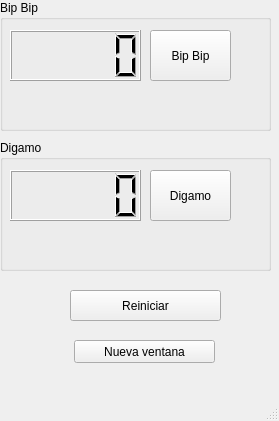
<?xml version="1.0" encoding="UTF-8"?>
<ui version="4.0">
 <class>MainWindow</class>
 <widget class="QMainWindow" name="MainWindow">
  <property name="geometry">
   <rect>
    <x>0</x>
    <y>0</y>
    <width>279</width>
    <height>421</height>
   </rect>
  </property>
  <property name="minimumSize">
   <size>
    <width>279</width>
    <height>384</height>
   </size>
  </property>
  <property name="maximumSize">
   <size>
    <width>1000</width>
    <height>1000</height>
   </size>
  </property>
  <property name="mouseTracking">
   <bool>true</bool>
  </property>
  <property name="windowTitle">
   <string>MainWindow</string>
  </property>
  <widget class="QWidget" name="centralwidget">
   <widget class="QPushButton" name="pushButton_reset">
    <property name="geometry">
     <rect>
      <x>70</x>
      <y>290</y>
      <width>151</width>
      <height>31</height>
     </rect>
    </property>
    <property name="text">
     <string>Reiniciar</string>
    </property>
   </widget>
   <widget class="QWidget" name="verticalLayoutWidget">
    <property name="geometry">
     <rect>
      <x>0</x>
      <y>0</y>
      <width>271</width>
      <height>131</height>
     </rect>
    </property>
    <layout class="QVBoxLayout" name="verticalLayout">
     <item>
      <widget class="QGroupBox" name="groupBox">
       <property name="title">
        <string>Bip Bip</string>
       </property>
       <widget class="QLCDNumber" name="lcdNumber_bip">
        <property name="geometry">
         <rect>
          <x>10</x>
          <y>30</y>
          <width>131</width>
          <height>51</height>
         </rect>
        </property>
        <property name="layoutDirection">
         <enum>Qt::LeftToRight</enum>
        </property>
       </widget>
       <widget class="QPushButton" name="pushButton_more_bip">
        <property name="geometry">
         <rect>
          <x>150</x>
          <y>30</y>
          <width>81</width>
          <height>51</height>
         </rect>
        </property>
        <property name="text">
         <string>Bip Bip</string>
        </property>
       </widget>
      </widget>
     </item>
    </layout>
   </widget>
   <widget class="QWidget" name="verticalLayoutWidget_2">
    <property name="geometry">
     <rect>
      <x>0</x>
      <y>140</y>
      <width>271</width>
      <height>131</height>
     </rect>
    </property>
    <layout class="QVBoxLayout" name="verticalLayout_3">
     <item>
      <widget class="QGroupBox" name="groupBox_2">
       <property name="title">
        <string>Digamo</string>
       </property>
       <widget class="QLCDNumber" name="lcdNumber_digamo">
        <property name="geometry">
         <rect>
          <x>10</x>
          <y>30</y>
          <width>131</width>
          <height>51</height>
         </rect>
        </property>
       </widget>
       <widget class="QPushButton" name="pushButton_more_digamo">
        <property name="geometry">
         <rect>
          <x>150</x>
          <y>30</y>
          <width>81</width>
          <height>51</height>
         </rect>
        </property>
        <property name="text">
         <string>Digamo</string>
        </property>
       </widget>
      </widget>
     </item>
    </layout>
   </widget>
   <widget class="QPushButton" name="pushButton_new_window">
    <property name="geometry">
     <rect>
      <x>74</x>
      <y>340</y>
      <width>141</width>
      <height>23</height>
     </rect>
    </property>
    <property name="text">
     <string>Nueva ventana</string>
    </property>
   </widget>
  </widget>
  <widget class="QMenuBar" name="menubar">
   <property name="geometry">
    <rect>
     <x>0</x>
     <y>0</y>
     <width>279</width>
     <height>21</height>
    </rect>
   </property>
  </widget>
  <widget class="QStatusBar" name="statusbar"/>
 </widget>
 <resources/>
 <connections/>
</ui>
